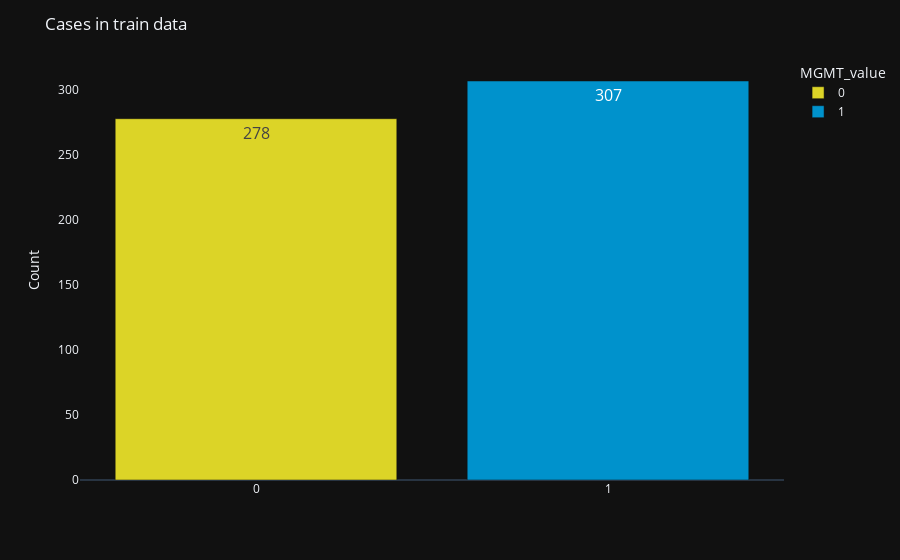

Notebook source saved alongside this figure:
### Code cell
def plot_mgmt():
    pio.templates.default = "plotly_dark"
    fig = px.bar(count_df, x='MGMT_value', y='count',
           hover_data=['MGMT_value', 'count'], color='MGMT_value',
           #labels={column: label},
           color_discrete_map=colors,
           text='count')
    fig.update_layout(xaxis={'categoryorder':'array', 'categoryarray': count_df['MGMT_value'],
                           'title' : None, 
                           'showgrid':False},
                    yaxis={'showgrid':False,
                          'title' : 'Count'},
                    showlegend=True,
                   title = 'Cases in train data')
    fig.update_traces(textfont_size=16)
    fig.show()

plot_mgmt()

### Figure 1 — Plotly figure (JSON) as saved in the notebook; plotly's stock layout.template omitted (floating-point values rounded to 4 significant figures)
{"data": [{"alignmentgroup": "True", "hovertemplate": "MGMT_value=%{x}<br>count=%{text}<extra></extra>", "legendgroup": "0", "marker": {"color": "#DCD427", "pattern": {"shape": ""}}, "name": "0", "offsetgroup": "0", "orientation": "v", "showlegend": true, "text": ["278"], "textfont": {"size": 16}, "textposition": "auto", "type": "bar", "x": ["0"], "xaxis": "x", "y": [278], "yaxis": "y"}, {"alignmentgroup": "True", "hovertemplate": "MGMT_value=%{x}<br>count=%{text}<extra></extra>", "legendgroup": "1", "marker": {"color": "#0092CC", "pattern": {"shape": ""}}, "name": "1", "offsetgroup": "1", "orientation": "v", "showlegend": true, "text": ["307"], "textfont": {"size": 16}, "textposition": "auto", "type": "bar", "x": ["1"], "xaxis": "x", "y": [307], "yaxis": "y"}], "layout": {"barmode": "relative", "legend": {"title": {"text": "MGMT_value"}, "tracegroupgap": 0}, "margin": {"t": 60}, "showlegend": true, "title": {"text": "Cases in train data"}, "xaxis": {"anchor": "y", "categoryarray": ["0", "1"], "categoryorder": "array", "domain": [0.0, 1.0], "showgrid": false, "title": {}}, "yaxis": {"anchor": "x", "domain": [0.0, 1.0], "showgrid": false, "title": {"text": "Count"}}}}
